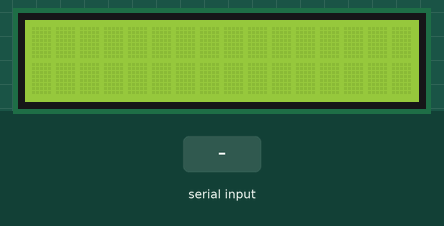
This sketch was run on a simulated Arduino Uno, built with avr-gcc and run on an emulated ATmega328P. On the bench: 16×2 character LCD. Inputs (shaded band) come from the test bench.

Above: at 1.2 s.
1.3 s: byte 1 (1) received over Serial
At 2.5 s:
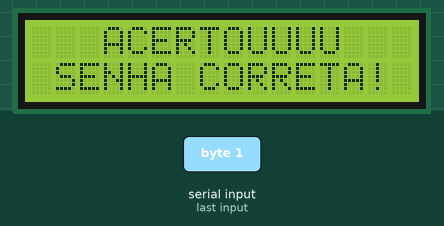
2.8 s: byte 2 (2) received over Serial
At 3.7 s:
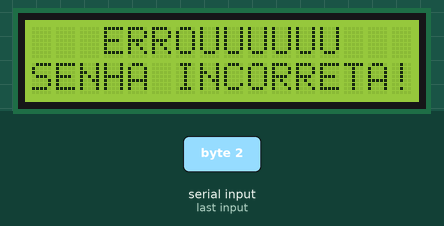
4.3 s: byte 0 (0) received over Serial
At 4.9 s:
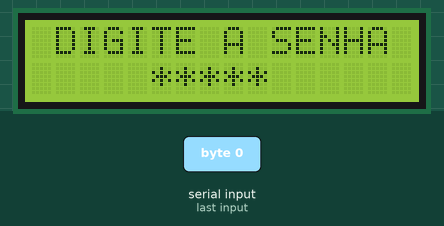
Timing chart, 0 to 7.3 s (numbered marks = the images above; inputs shaded):
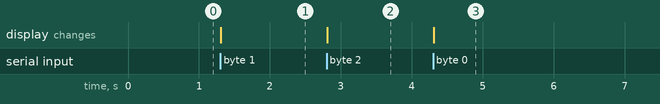

Measured:
- after the input at 1.3 s, the display: changes at once (image 1)
- after the input at 2.8 s, the display: changes at once (image 2)
- after the input at 4.3 s, the display: changes at once (image 3)

The sketch:

arduino2.ino
```cpp
// Arduino nº 2 - Display LCD
// Luiz Otávio Nazar

#include <LiquidCrystal.h>

LiquidCrystal lcd(13, 12, 11, 10, 9, 8);

void setup() {
  lcd.begin(16, 2);
  Serial.begin(9600);
}

void loop() {
    if (Serial.available()>0) {
        byte val = Serial.read();
        if (val==1) {
            lcd.clear();
            lcd.setCursor(3, 0);
            lcd.print("ACERTOUUUU");
            lcd.setCursor(1, 1);
            lcd.print("SENHA CORRETA!");
        } else if (val==2) {
            lcd.clear();
            lcd.setCursor(3, 0);
            lcd.print("ERROUUUUUU");
            lcd.setCursor(0, 1);
            lcd.print("SENHA INCORRETA!");
        } else if (val==0) {
            lcd.clear();
            lcd.setCursor(1,0);
            lcd.print("DIGITE A SENHA");
            lcd.setCursor(5,1);
            lcd.print("*****");
        }
    }
}
```
